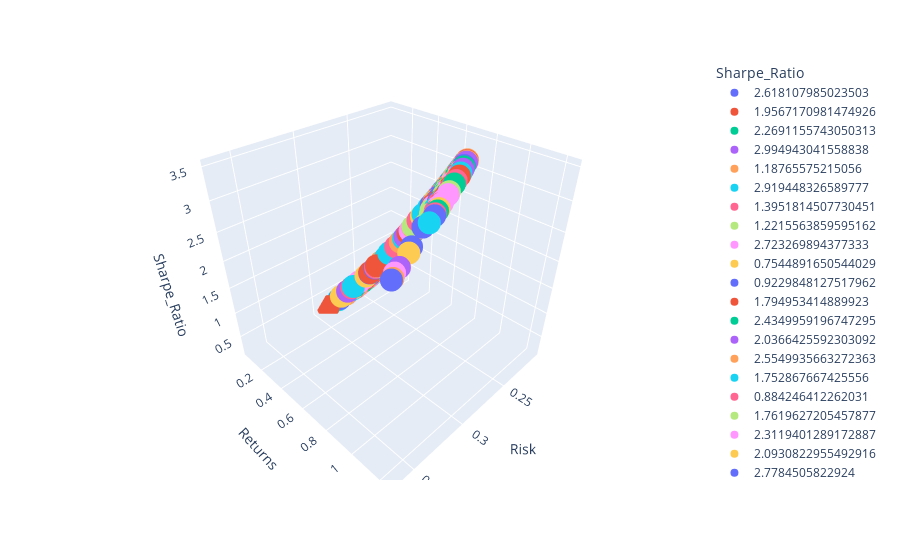

Notebook cell for this chart:
### Code cell
import plotly.express as px
fig = px.scatter_3d(metrics, x='Risk', y='Returns', z='Sharpe_Ratio',color='Sharpe_Ratio')
fig.show()
